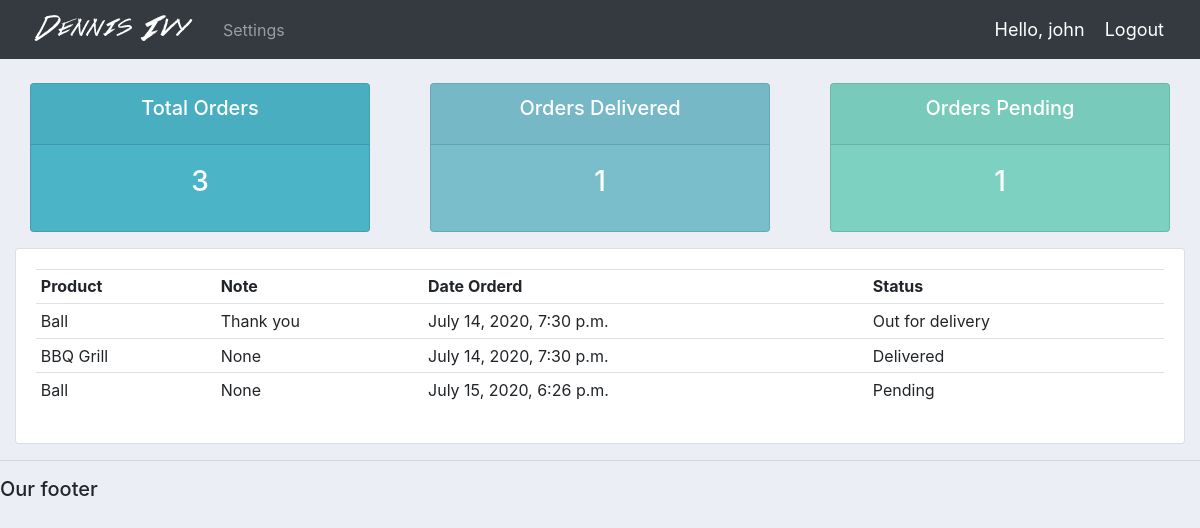
Page /user/ (signed in) on the committed database.
### accounts/models.py (models this page shows)
class Order(models.Model):
    STATUS = (
        ('Pending', 'Pending'),
        ('Out for delivery', 'Out for delivery'),
        ('Delivered', 'Delivered'),
    )
    customer = models.ForeignKey(
        Customer, null=True, on_delete=models.SET_NULL)
    product = models.ForeignKey(Product, null=True, on_delete=models.SET_NULL)
    date_created = models.DateTimeField(auto_now_add=True, null=True)
    status = models.CharField(max_length=200, null=True, choices=STATUS)
    note = models.CharField(max_length=1000, null=True)
    def __str__(self):
        return self.product.name

class Product(models.Model):
    CATEGORY = (
        ('Indoor', 'Indoor'),
        ('Out Door', 'Out Door'),
    )
    name = models.CharField(max_length=200, null=True)
    price = models.FloatField(null=True)
    category = models.CharField(
        max_length=200, null=True, choices=CATEGORY)
    description = models.CharField(max_length=200, null=True, blank=True)
    date_created = models.DateTimeField(auto_now_add=True, null=True)
    tags = models.ManyToManyField(Tag)
    def __str__(self):
        return self.name

### accounts/decorators.py (the view)
        def wrapper_func(request, *args, **kwargs):
            group = None
            if request.user.groups.exists():
                group = request.user.groups.all()[0].name
            if group in allowed_roles:
                return view_func(request, *args, **kwargs)
            else:
                return HttpResponse('You are not authorized to view this page')

### accounts/views.py (called while the page is built)
@login_required(login_url='login')
@allowed_users(allowed_roles=['customer'])
def userPage(request):
    orders = request.user.customer.order_set.all()
    total_orders = orders.count()
    delivered = orders.filter(status='Delivered').count()
    pending = orders.filter(status='Pending').count()
    print('ORDERS:', orders)
    context = {'orders': orders, 'total_orders': total_orders,
               'delivered': delivered, 'pending': pending}
    return render(request, 'accounts/user.html', context)

### accounts/templates/accounts/user.html
{%  extends 'accounts/main.html' %}
{% block content %}
{%  include 'accounts/status.html' %}
<div class="row">
	<div class="col-md">
		<div class="card card-body">
			<table class="table table-sm">
				<tr>
					<th>Product</th>
					<th>Note</th>
					<th>Date Orderd</th>
					<th>Status</th>
				</tr>
				{% for order in orders %}
				<tr>
					<td>{{order.product}}</td>
					<td>{{order.note}}</td>
					<td>{{order.date_created}}</td>
					<td>{{order.status}}</td>
				</tr>
				{% endfor %}
			</table>
		</div>
	</div>
</div>
{% endblock content %}

### accounts/templates/accounts/navbar.html (shortened to what this page needs)
{% load static %}
<nav class="navbar navbar-expand-lg navbar-dark bg-dark">
 <img src="{% static 'images/logo.png' %}">
  <div class="collapse navbar-collapse" id="navbarNav">
    <ul class="navbar-nav">
      {% if request.user.is_staff %}
      <li class="nav-item active">
        <a class="nav-link" href="{% url 'home' %}">Dashboard</a>
      </li>
      <li class="nav-item">
        <a class="nav-link" href="{% url 'products' %}">Products</a>
      </li>
      {% else %}
       <li class="nav-item">
        <a class="nav-link" href="{% url 'account' %}">Settings</a>
      </li>
      {% endif %}
    </ul>
  </div>
  <span class="hello-msg">Hello, {{request.user}}</span>
  <span ><a  class="hello-msg" href="{% url 'logout' %}">Logout</a></span>
</nav>

### static/css/main.css (style rules this page uses)
body { background-color: #ebeff5; }

### accounts/templates/accounts/navbar.html (style rules this page uses)
.hello-msg { font-size: 18px; color: #fff; margin-right: 20px; }

### rows in the picture
Order: product "Ball", note "Thank you", date_created "July 14, 2020, 7:30 p.m.", status "Out for delivery"
Order: product "BBQ Grill", note "None", date_created "July 14, 2020, 7:30 p.m.", status "Delivered"
Order: product "Ball", note "None", date_created "July 15, 2020, 6:26 p.m.", status "Pending"

### other values in the picture
{{ request.user }} "john"
{{ total_orders }} "3"
{{ delivered }} "1"
{{ pending }} "1"
